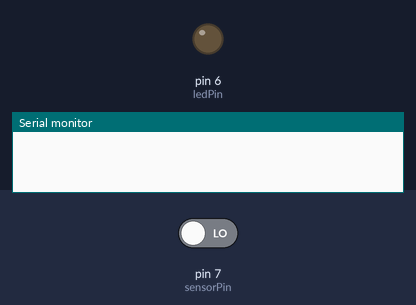
A sketch run on a simulated Arduino Uno, built with avr-gcc and run on an emulated ATmega328P. Parts: output pins drawn as LEDs (lit = HIGH), the last lines printed to the serial monitor. The test bench sets the inputs (shaded band); at power-on: pin 7 (sensorPin) LOW.

Above: at 1.2 s.
1.3 s: pin 7 (sensorPin) driven HIGH
At 2.3 s:
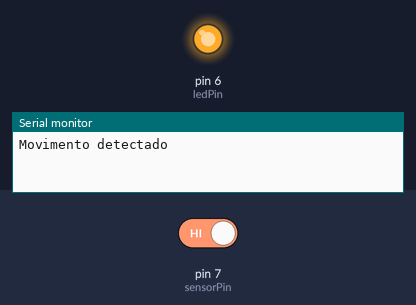
Timing chart, 0 to 4.3 s (numbered marks = the images above; inputs shaded):
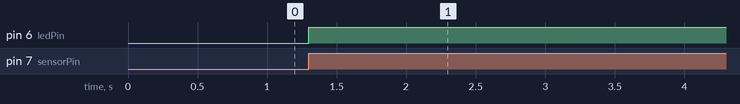

The sketch:

sensorpresenca.ino
```cpp
int ledPin = 6; //Pino do LED
int sensorPin = 7; //Pino do sensor de presença
int leitura = 0; //Variável para armazenar a leitura do sensor
bool estadoSensor = false; //Variável para armazenar o estado do sensor

void setup() {
  Serial.begin(9600); //Inicializa a comunicação serial
  pinMode(ledPin, OUTPUT); //Define ledPin como saída
  pinMode(sensorPin, INPUT); //Define sensorPin como entrada
}

void loop() {
  leitura = digitalRead(sensorPin); //Realiza a leitura do sensor de presença

  if (leitura == HIGH) { //Se leitura for igual a HIGH, o movimento foi detectado
    digitalWrite(ledPin, HIGH); //Aciona o LED
    if (estadoSensor == false) { //Compara o valor de estado do LED
      Serial.println("Movimento detectado"); //Imprime a mensagem no monitor serial
      estadoSensor = true; //Altera o valor de estadoSensor para HIGH
    }
    delay(5000); //Tempo de LED acionado

  } else { //Se leitura for igual a LOW, não houve movimento detectado
    digitalWrite(ledPin, LOW); //Desliga o LED
    if (estadoSensor == true) { //Compara o valor de estado do LED
      Serial.println("Sem movimento"); //Imprime a mensagem no monitor serial
      estadoSensor = false; //Altera o valor de estadoSensor para HIGH
    }
  }
}
```

Measured:
- after the input at 1.3 s, pin 6 (ledPin): LOW → HIGH at once
